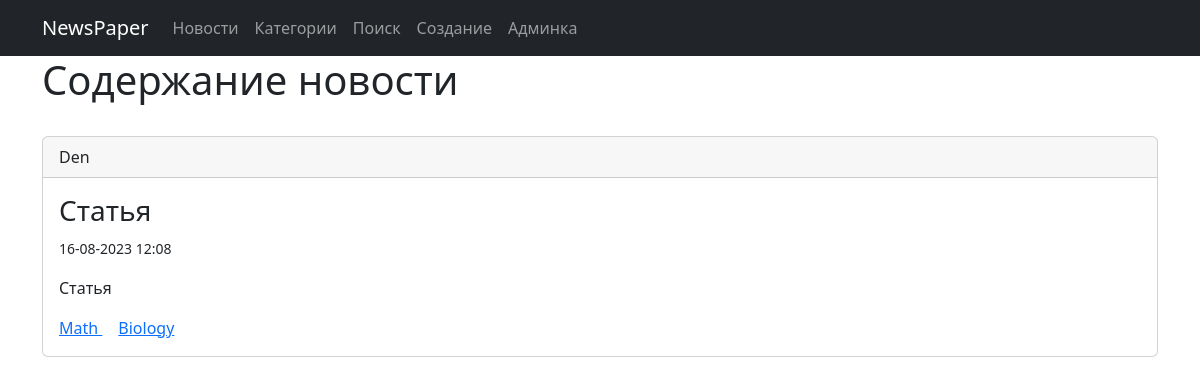
Page /news/17/ on the committed database.
### news/models.py (models this page shows, shortened)
class Post(models.Model):
    author = models.ForeignKey(Author, on_delete=models.CASCADE)
    NEWS = 'NW'
    ARTICLE = 'AR'
    CATEGORY_CHOICES = (
        (NEWS, 'Новость'),
        (ARTICLE, 'Статья'),
    )
    categoryType = models.CharField(max_length=2, choices=CATEGORY_CHOICES, default=ARTICLE)
    dateCreation = models.DateTimeField(auto_now_add=True)
    postCategory = models.ManyToManyField(Category, through='PostCategory')
    title = models.CharField(max_length=128)
    text = models.TextField()
    rating = models.SmallIntegerField(default=0)

class Author(models.Model):
    authorUser = models.OneToOneField(User, on_delete=models.CASCADE)
    ratingAuthor = models.SmallIntegerField(default=0)
    def __str__(self):
        return self.authorUser.username

class Category(models.Model):
    name = models.CharField(max_length=64, unique=True)
    subscribers = models.ManyToManyField(User, blank=True)
    def __str__(self):
        return f'{self.name}'

### news/views.py (the view)
# urls.py: path('<int:pk>/', PostDetail.as_view(), name='post_detail'),
class PostDetail(DetailView):
    model = Post
    template_name='news/newsdetail.html'
    context_object_name='post'
    def get_object(self, *args, **kwargs): # переопределяем метод получения объекта
        obj = cache.get(f'post-{self.kwargs["pk"]}', None) # кэш очень похож на словарь, и метод get действует также. Он забирает значение по ключу, если его нет, то забирает None.
        if not obj:
            obj = super().get_object(queryset=self.queryset)
            cache.set(f'post-{self.kwargs["pk"]}', obj)
        return obj

### news/templatetags/custom_filters.py (called while the page is built)
@register.filter(name='censor')
def censor(value):
    for i in CENSORED_WORDS:
        if i in value:
            value = value.replace(i,'*'*len(i))
    return value

### news/templates/news/newsdetail.html (shortened to what this page needs)
{% extends 'layout/default.html' %}
{% load custom_filters %}
{% block content %}
<h1>Содержание новости</h1>
<br>
<div class="card">
    <div class="card-header">
        {{ post.author }}
    </div>
    <div class="card-body">
        <h3 class="card-title">{{ post.title|censor }}</h3>
        <p class="card-text"><small class="text-body-secondary">{{ post.dateCreation|date:'d-m-Y h:m' }}</small></p>
        <p class="card-text">{{ post.text|censor }}</p>
        {% for category in post.postCategory.all %}
        <a class="card-link" href="{% url 'news:category' category.id %}">
            {{ category }}
        </a>
        {% endfor %}
    </div>
</div>
{% endblock content %}

### rows in the picture
Post: author "Den", title|censor "Статья", dateCreation "16-08-2023 12:08", text|censor "Статья"
Category: name "Math"
Category: name "Biology"
